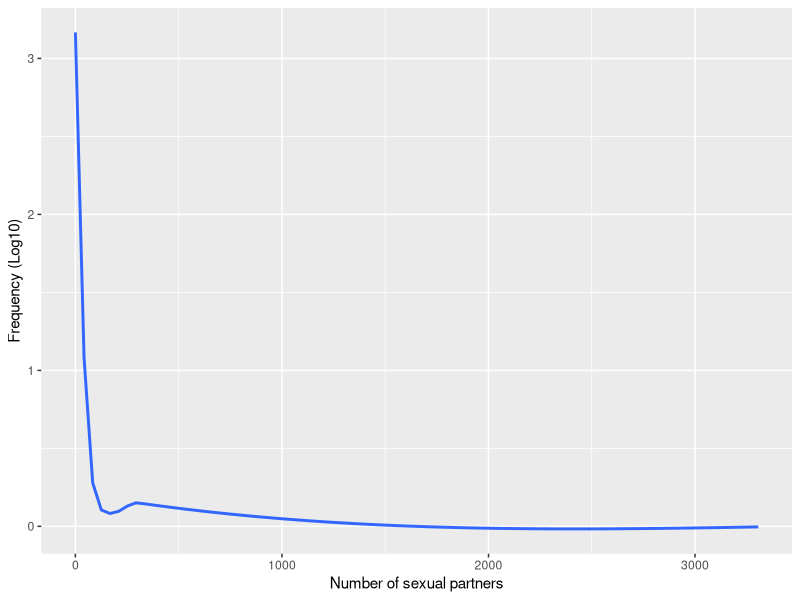
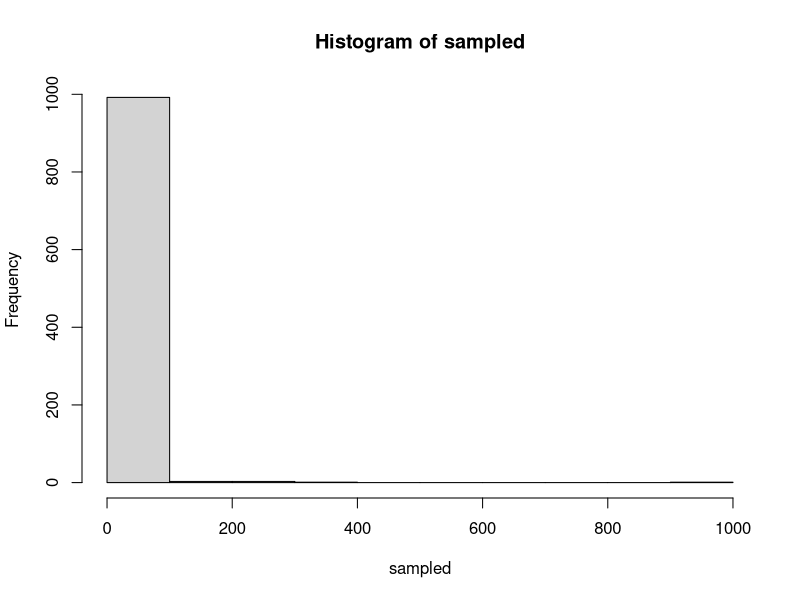

Source code (R) for these figures, in order:
library(tidyverse)
library(ggplot2)

data<-read_csv('Natsal.csv')
data<-filter(data,number<9995)
data$lg <-log10(data$freq)

#plot(data$number, lg, xlab = 'Sexual Partners', ylab = 'Frequency', type='l')

p <- ggplot(data, aes(number, lg)) + 
  geom_smooth(method = "loess", se = FALSE) +
  labs(y = "Frequency (Log10)", x = "Number of sexual partners")
p

sampled <-sample(data$number, size=1000, replace=TRUE, prob=data$freq)

hist(sampled)